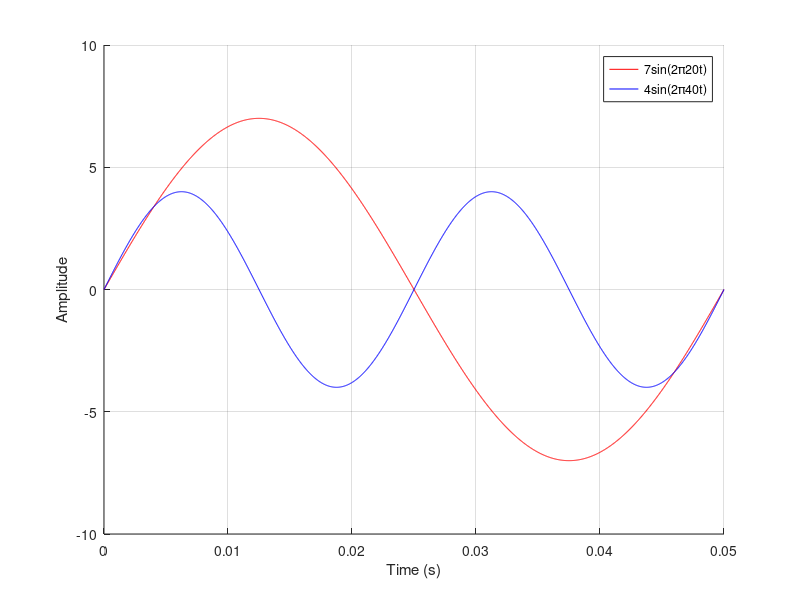
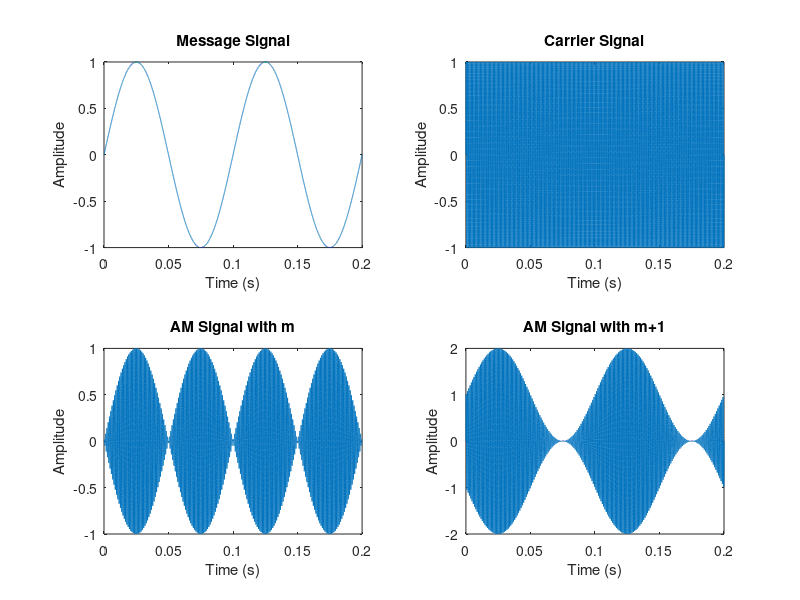
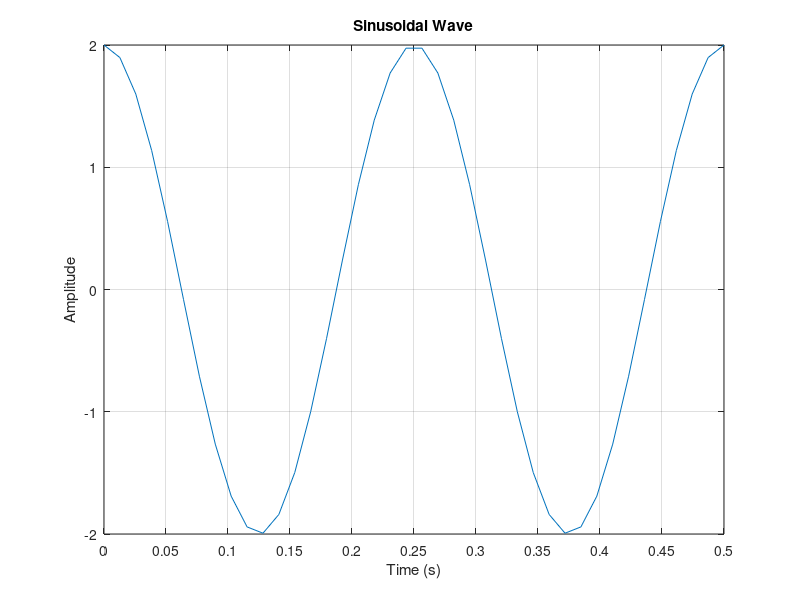

MATLAB code for these plots, in order:



% Step 5
t = linspace(0, 0.05, 2001);

% Step 6
sine1 = 7*sin(2*pi*20*t);
sine2 = 4*sin(2*pi*40*t);

% Step 7
figure;
hold on;
plot(t, sine1, 'r');
plot(t, sine2, 'b');
grid on
legend('7sin(2\pi20t)', '4sin(2\pi40t)');
xlabel('Time (s)');
ylabel('Amplitude');

% Step 8
t_am = linspace(0,0.2,20000);
m = sin(2*pi*10*t_am);
c = sin(2*pi*1000*t_am);

% Step 9
am1 = m.*c;

% Step 10
am2 = (m+1).*c;

% Step 11
figure;
subplot(2,2,1);
plot(t_am,m);
title('Message Signal');
xlabel('Time (s)');
ylabel('Amplitude');

subplot(2,2,2);
plot(t_am,c);
title('Carrier Signal');
xlabel('Time (s)');
ylabel('Amplitude');

subplot(2,2,3);
plot(t_am,am1);
title('AM Signal with m');
xlabel('Time (s)');
ylabel('Amplitude');

subplot(2,2,4);
plot(t_am,am2);
title('AM Signal with m+1');
xlabel('Time (s)');
ylabel('Amplitude');

% Step 12
amplitude = 2;  %grafikteki en yüksek yer
frequency = 4;  %1 tam dalga boyunun 1 bölülü aldım
phase = pi/2;

t = linspace(0, 0.5,40);
y = amplitude * sin(2*pi*frequency*t + phase);
figure
plot(t, y);
xticks(0:0.05:0.5)
grid on
xlabel('Time (s)');
ylabel('Amplitude');
title('Sinusoidal Wave');



